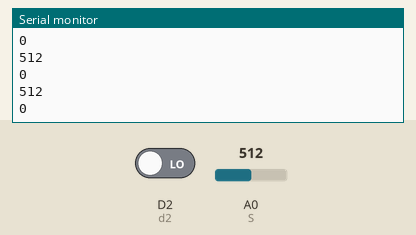
This sketch was run on a simulated ESP8266 (NodeMCU). On the bench: the last lines printed to the serial monitor. The test bench sets the inputs (shaded band); at power-on: A0 (S) = 512, D2 (d2) LOW.

Above: at 1.2 s.
1.3 s: A0 (S) set to 716
At 1.31 s:
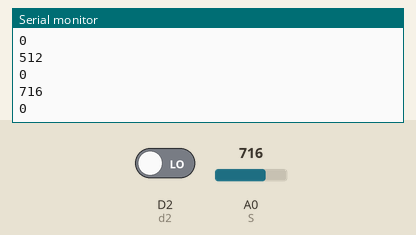
2.8 s: D2 (d2) driven HIGH
At 2.81 s:
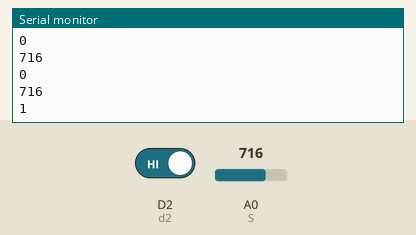
4.3 s: A0 (S) set to 900
At 4.31 s:
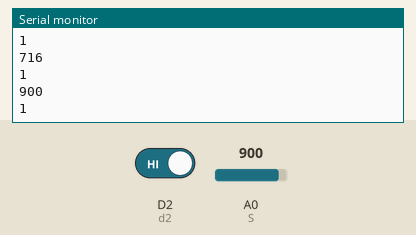
Timing chart, 0 to 7.3 s (numbered marks = the images above; inputs shaded):
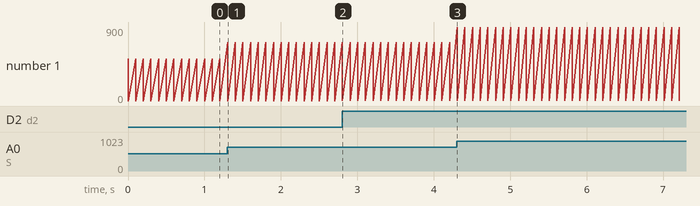

Measured:
- after the input at 1.3 s, the serial monitor: prints a new line at once (image 1)
- after the input at 2.8 s, the serial monitor: prints a new line at once (image 2)
- after the input at 4.3 s, the serial monitor: prints a new line at once (image 3)
- plotted number 1: 0 → 1 after the input at 2.8 s

The sketch:

LinearHall.ino
```cpp
int S = A0; // INPUT PIN
int d2=D2;
void setup()
{
 Serial.begin(115200); // 시리얼 통신 초기화
 pinMode(S, INPUT);
 pinMode(d2, INPUT);
}

void loop()
{
 Serial.println(analogRead(S));
 Serial.println(digitalRead(d2));
 delay(100);
}
```
